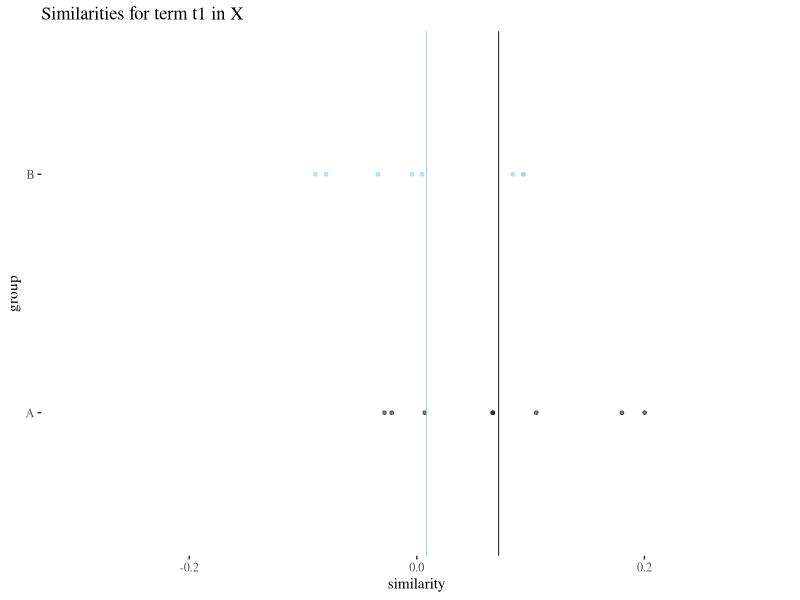
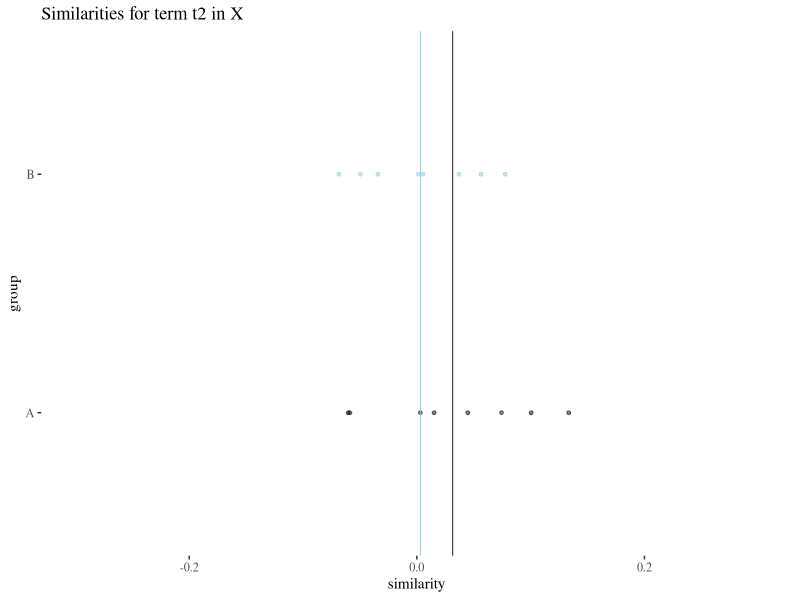
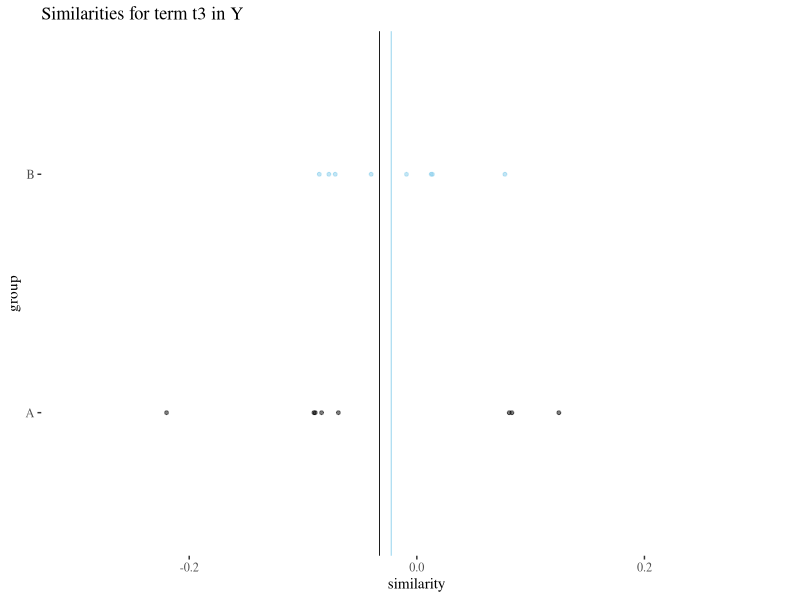
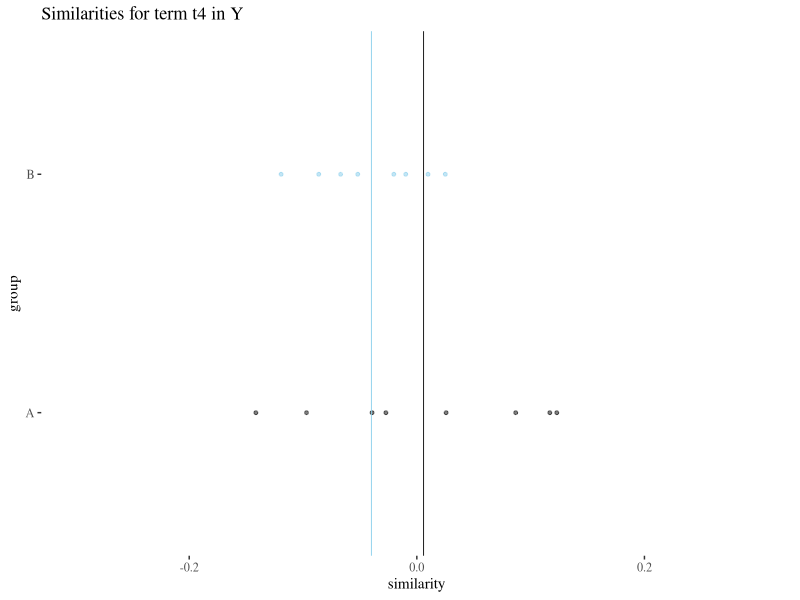
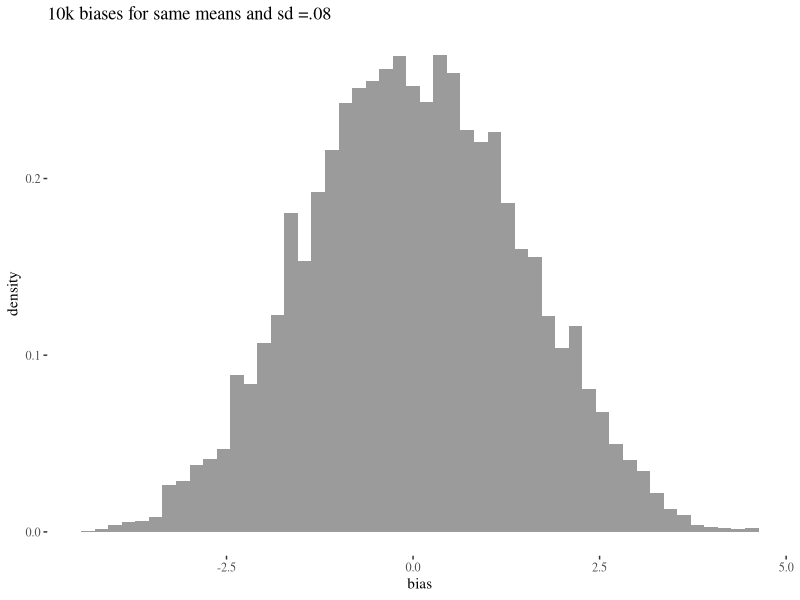
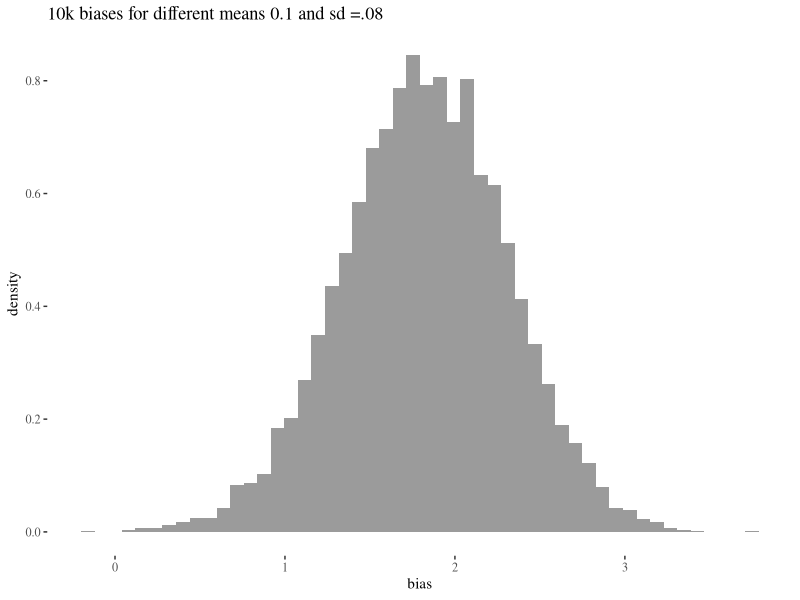

The R source for these figures, in order: (Note: a time limit stopped this script after it produced the figures.)
# Simulation with more examples 

# Based on the WEAT 7 example:
# Math: math, algebra, geometry, calculus, equations, computation, numbers, addition.
# Arts: poetry, art, dance, literature, novel, symphony, drama, sculpture.
# Male terms: male, man, boy, brother, he, him, his, son.
# Female terms: female, woman, girl, sister, she, her, hers, daughter.

knitr::opts_knit$set(root.dir = '../')
library(ggplot2)
library(ggthemes)
library(gridExtra)
library(grid)

# BASIC SIMULATION -> samples=5, mean=0, st=0.08

# X = {t1,t2,t3,t4,t5,t6,t7,t8}, Y = {t9,t10,t11,t12,t13,t14,t15,t16}

set.seed(123456)
t1 <- data.frame(A  = rnorm(8,0,0.08), B = rnorm(8,0,0.08))
t2 <- data.frame(A  = rnorm(8,0,0.08), B = rnorm(8,0,0.08))
t3 <- data.frame(A  = rnorm(8,0,0.08), B = rnorm(8,0,0.08))
t4 <- data.frame(A  = rnorm(8,0,0.08), B = rnorm(8,0,0.08))
t5 <- data.frame(A  = rnorm(8,0,0.08), B = rnorm(8,0,0.08))
t6 <- data.frame(A  = rnorm(8,0,0.08), B = rnorm(8,0,0.08))
t7 <- data.frame(A  = rnorm(8,0,0.08), B = rnorm(8,0,0.08))
t8 <- data.frame(A  = rnorm(8,0,0.08), B = rnorm(8,0,0.08))
t9 <- data.frame(A  = rnorm(8,0,0.08), B = rnorm(8,0,0.08))
t10 <- data.frame(A  = rnorm(8,0,0.08), B = rnorm(8,0,0.08))
t11 <- data.frame(A  = rnorm(8,0,0.08), B = rnorm(8,0,0.08))
t12 <- data.frame(A  = rnorm(8,0,0.08), B = rnorm(8,0,0.08))
t13 <- data.frame(A  = rnorm(8,0,0.08), B = rnorm(8,0,0.08))
t14 <- data.frame(A  = rnorm(8,0,0.08), B = rnorm(8,0,0.08))
t15 <- data.frame(A  = rnorm(8,0,0.08), B = rnorm(8,0,0.08))
t16 <- data.frame(A  = rnorm(8,0,0.08), B = rnorm(8,0,0.08))

xlimits <- c(-.3,.3)

t1Plot <- ggplot(t1)+geom_point(aes(y = 0, x = A), size = 1, alpha = 0.5)+geom_point(aes(y = 0.1, x = B), col = "skyblue", size = 1, alpha = 0.5)+theme_tufte()+xlab("similarity")+scale_y_continuous(limits = c(-.05,.15),breaks = c(0,0.1), labels = c("A","B"))+ylab("group") + geom_vline(aes(xintercept = mean(A)), size = 0.3) + geom_vline(aes(xintercept = mean(B)), size = 0.3, col = "skyblue") +ggtitle("Similarities for term t1 in X")+xlim(xlimits)
t2Plot <- ggplot(t2)+geom_point(aes(y = 0, x = A), size = 1, alpha = 0.5)+geom_point(aes(y = 0.1, x = B), col = "skyblue", size = 1, alpha = 0.5)+theme_tufte()+xlab("similarity")+scale_y_continuous(limits = c(-.05,.15),breaks = c(0,0.1), labels = c("A","B"))+ylab("group") + geom_vline(aes(xintercept = mean(A)), size = 0.3) + geom_vline(aes(xintercept = mean(B)), size = 0.3, col = "skyblue") +ggtitle("Similarities for term t2 in X")+xlim(xlimits)
t3Plot <- ggplot(t3)+geom_point(aes(y = 0, x = A), size = 1, alpha = 0.5)+geom_point(aes(y = 0.1, x = B), col = "skyblue", size = 1, alpha = 0.5)+theme_tufte()+xlab("similarity")+scale_y_continuous(limits = c(-.05,.15),breaks = c(0,0.1), labels = c("A","B"))+ylab("group") + geom_vline(aes(xintercept = mean(A)), size = 0.3) + geom_vline(aes(xintercept = mean(B)), size = 0.3, col = "skyblue") +ggtitle("Similarities for term t3 in Y")+xlim(xlimits)
t4Plot <- ggplot(t4)+geom_point(aes(y = 0, x = A), size = 1, alpha = 0.5)+geom_point(aes(y = 0.1, x = B), col = "skyblue", size = 1, alpha = 0.5)+theme_tufte()+xlab("similarity")+scale_y_continuous(limits = c(-.05,.15),breaks = c(0,0.1), labels = c("A","B"))+ylab("group") + geom_vline(aes(xintercept = mean(A)), size = 0.3) + geom_vline(aes(xintercept = mean(B)), size = 0.3, col = "skyblue") +ggtitle("Similarities for term t4 in Y")+xlim(xlimits)
# grid.arrange(t1Plot,t2Plot, t3Plot, t4Plot, ncol=2)

t1Plot
t2Plot
t3Plot
t4Plot

# CALCULATE BIAS FROM SIMULATION

s <- function (table){ mean(table$A) - mean(table$B)}
whole <- rbind(t1,t2,t3,t4,t5,t6,t7,t8,t9,t10,t11,t12,t13,t14,t15,t16)
# st from all samples
rawsd <- sd(c(whole$A,whole$B))
# st from the means 
factor <- sd(c(s(t1),s(t2),s(t3),s(t4),s(t5),s(t6),s(t7),s(t8),s(t9),s(t10),s(t11),s(t12),s(t13),s(t14),s(t15),s(t16)))
rawsd/factor
numerator <-  mean(s(t1),s(t2),s(t3),s(t4),s(t5),s(t6),s(t7),s(t8)) - mean(s(t9),s(t10),s(t11),s(t12),s(t13),s(t14),s(t15),s(t16))
print(list(factor = factor,numerator = numerator, bias = numerator / factor))


# SIMULATION FOR SAME MEANS AND SMALL STD
biasesD0 <- numeric(10000)

for(i in 1:10000){
  t1 <- data.frame(A  = rnorm(8,0,0.08), B = rnorm(8,0,0.08))
  t2 <- data.frame(A  = rnorm(8,0,0.08), B = rnorm(8,0,0.08))
  t3 <- data.frame(A  = rnorm(8,0,0.08), B = rnorm(8,0,0.08))
  t4 <- data.frame(A  = rnorm(8,0,0.08), B = rnorm(8,0,0.08))
  t5 <- data.frame(A  = rnorm(8,0,0.08), B = rnorm(8,0,0.08))
  t6 <- data.frame(A  = rnorm(8,0,0.08), B = rnorm(8,0,0.08))
  t7 <- data.frame(A  = rnorm(8,0,0.08), B = rnorm(8,0,0.08))
  t8 <- data.frame(A  = rnorm(8,0,0.08), B = rnorm(8,0,0.08))
  t9 <- data.frame(A  = rnorm(8,0,0.08), B = rnorm(8,0,0.08))
  t10 <- data.frame(A  = rnorm(8,0,0.08), B = rnorm(8,0,0.08))
  t11 <- data.frame(A  = rnorm(8,0,0.08), B = rnorm(8,0,0.08))
  t12 <- data.frame(A  = rnorm(8,0,0.08), B = rnorm(8,0,0.08))
  t13 <- data.frame(A  = rnorm(8,0,0.08), B = rnorm(8,0,0.08))
  t14 <- data.frame(A  = rnorm(8,0,0.08), B = rnorm(8,0,0.08))
  t15 <- data.frame(A  = rnorm(8,0,0.08), B = rnorm(8,0,0.08))
  t16 <- data.frame(A  = rnorm(8,0,0.08), B = rnorm(8,0,0.08))
  
  factorD0 <- sd(c(s(t1),s(t2),s(t3),s(t4),s(t5),s(t6),s(t7),s(t8),s(t9),s(t10),s(t11),s(t12),s(t13),s(t14),s(t15),s(t16)))
  numeratorD0 <-  mean(s(t1),s(t2),s(t3),s(t4),s(t5),s(t6),s(t7),s(t8)) - mean(s(t9),s(t10),s(t11),s(t12),s(t13),s(t14),s(t15),s(t16))
  biasesD0[i] <- numeratorD0/factorD0
}

ggplot()+geom_histogram(aes(x=biasesD0, y = ..density..), alpha = 0.6, bins=50)+
  theme_tufte()+labs(title="10k biases for same means and sd =.08")+ xlab("bias")


quantile(biasesD0, c(0.025, 0.975))
mean(abs(biasesD0)>=1.82)



# SIMULATION FOR DIFFERENT MEANS (0.1) AND SMALL STD DEVIATION 
set.seed(123456)
biasesD1 <- numeric(10000)

for(i in 1:10000){
  t1 <- data.frame(A  = rnorm(8,.1,0.08), B = rnorm(8,0,0.08))
  t2 <- data.frame(A  = rnorm(8,.1,0.08), B = rnorm(8,0,0.08))
  t3 <- data.frame(A  = rnorm(8,.1,0.08), B = rnorm(8,0,0.08))
  t4 <- data.frame(A  = rnorm(8,.1,0.08), B = rnorm(8,0,0.08))
  t5 <- data.frame(A  = rnorm(8,.1,0.08), B = rnorm(8,0,0.08))
  t6 <- data.frame(A  = rnorm(8,.1,0.08), B = rnorm(8,0,0.08))
  t7 <- data.frame(A  = rnorm(8,.1,0.08), B = rnorm(8,0,0.08))
  t8 <- data.frame(A  = rnorm(8,.1,0.08), B = rnorm(8,0,0.08))
  t9 <- data.frame(A  = rnorm(8,0,0.08), B = rnorm(8,.1,0.08))
  t10 <- data.frame(A  = rnorm(8,0,0.08), B = rnorm(8,.1,0.08))
  t11 <- data.frame(A  = rnorm(8,0,0.08), B = rnorm(8,.1,0.08))
  t12 <- data.frame(A  = rnorm(8,0,0.08), B = rnorm(8,.1,0.08))
  t13 <- data.frame(A  = rnorm(8,0,0.08), B = rnorm(8,.1,0.08))
  t14 <- data.frame(A  = rnorm(8,0,0.08), B = rnorm(8,.1,0.08))
  t15 <- data.frame(A  = rnorm(8,0,0.08), B = rnorm(8,.1,0.08))
  t16 <- data.frame(A  = rnorm(8,0,0.08), B = rnorm(8,.1,0.08))
  
  factorD1 <- sd(c(s(t1),s(t2),s(t3),s(t4),s(t5),s(t6),s(t7),s(t8),s(t9),s(t10),s(t11),s(t12),s(t13),s(t14),s(t15),s(t16)))
  numeratorD1 <-  mean(s(t1),s(t2),s(t3),s(t4),s(t5),s(t6),s(t7),s(t8)) - mean(s(t9),s(t10),s(t11),s(t12),s(t13),s(t14),s(t15),s(t16))
  biasesD1[i] <- numeratorD1/factorD1
}

ggplot()+geom_histogram(aes(x=biasesD1, y = ..density..), alpha = 0.6, bins=50)+
  theme_tufte()+labs(title="10k biases for different means 0.1 and sd =.08")+ xlab("bias")

quantile(biasesD1, c(0.025, 0.975))
mean(abs(biasesD1)>=1.82)


# SIMULATION FOR DIFFERENT MEANS (0.4) AND SMALL STD DEVIATION 
set.seed(123456)
biasesD4 <- numeric(10000)

for(i in 1:10000){
  t1 <- data.frame(A  = rnorm(8,.4,0.08), B = rnorm(8,0,0.08))
  t2 <- data.frame(A  = rnorm(8,.4,0.08), B = rnorm(8,0,0.08))
  t3 <- data.frame(A  = rnorm(8,.4,0.08), B = rnorm(8,0,0.08))
  t4 <- data.frame(A  = rnorm(8,.4,0.08), B = rnorm(8,0,0.08))
  t5 <- data.frame(A  = rnorm(8,.4,0.08), B = rnorm(8,0,0.08))
  t6 <- data.frame(A  = rnorm(8,.4,0.08), B = rnorm(8,0,0.08))
  t7 <- data.frame(A  = rnorm(8,.4,0.08), B = rnorm(8,0,0.08))
  t8 <- data.frame(A  = rnorm(8,.4,0.08), B = rnorm(8,0,0.08))
  t9 <- data.frame(A  = rnorm(8,0,0.08), B = rnorm(8,.4,0.08))
  t10 <- data.frame(A  = rnorm(8,0,0.08), B = rnorm(8,.4,0.08))
  t11 <- data.frame(A  = rnorm(8,0,0.08), B = rnorm(8,.4,0.08))
  t12 <- data.frame(A  = rnorm(8,0,0.08), B = rnorm(8,.4,0.08))
  t13 <- data.frame(A  = rnorm(8,0,0.08), B = rnorm(8,.4,0.08))
  t14 <- data.frame(A  = rnorm(8,0,0.08), B = rnorm(8,.4,0.08))
  t15 <- data.frame(A  = rnorm(8,0,0.08), B = rnorm(8,.4,0.08))
  t16 <- data.frame(A  = rnorm(8,0,0.08), B = rnorm(8,.4,0.08))
  
  factorD4 <- sd(c(s(t1),s(t2),s(t3),s(t4),s(t5),s(t6),s(t7),s(t8),s(t9),s(t10),s(t11),s(t12),s(t13),s(t14),s(t15),s(t16)))
  numeratorD4 <-  mean(s(t1),s(t2),s(t3),s(t4),s(t5),s(t6),s(t7),s(t8)) - mean(s(t9),s(t10),s(t11),s(t12),s(t13),s(t14),s(t15),s(t16))
  biasesD4[i] <- numeratorD4/factorD4
}

ggplot()+geom_histogram(aes(x=biasesD4, y = ..density..), alpha = 0.6, bins=50)+
  theme_tufte()+labs(title="10k biases for different means 0.4 and sd =.08")+ xlab("bias")

quantile(biasesD4, c(0.025, 0.975))
mean(abs(biasesD4)>=1.82)
